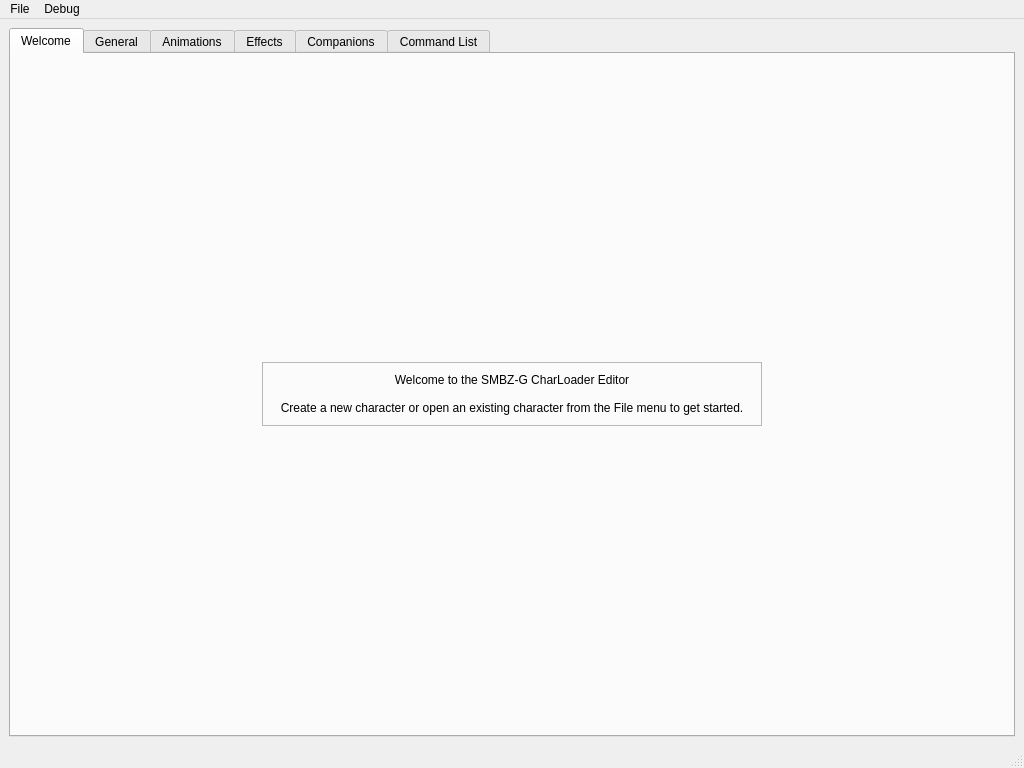
<?xml version="1.0" encoding="UTF-8"?>
<ui version="4.0">
 <class>MainWindow</class>
 <widget class="QMainWindow" name="MainWindow">
  <property name="geometry">
   <rect>
    <x>0</x>
    <y>0</y>
    <width>1024</width>
    <height>768</height>
   </rect>
  </property>
  <property name="windowTitle">
   <string>SMBZ-G CharLoader Editor</string>
  </property>
  <widget class="QWidget" name="centralwidget">
   <layout class="QVBoxLayout" name="verticalLayout_12">
    <item>
     <widget class="QTabWidget" name="tabWidget">
      <property name="currentIndex">
       <number>0</number>
      </property>
      <widget class="QWidget" name="tab_welcome">
       <attribute name="title">
        <string>Welcome</string>
       </attribute>
       <layout class="QVBoxLayout" name="verticalLayout_13">
        <item alignment="Qt::AlignHCenter">
         <widget class="QLabel" name="lbl_welcome">
          <property name="sizePolicy">
           <sizepolicy hsizetype="Fixed" vsizetype="Fixed">
            <horstretch>0</horstretch>
            <verstretch>0</verstretch>
           </sizepolicy>
          </property>
          <property name="minimumSize">
           <size>
            <width>500</width>
            <height>64</height>
           </size>
          </property>
          <property name="frameShape">
           <enum>QFrame::StyledPanel</enum>
          </property>
          <property name="text">
           <string>Welcome to the SMBZ-G CharLoader Editor

Create a new character or open an existing character from the File menu to get started.</string>
          </property>
          <property name="scaledContents">
           <bool>false</bool>
          </property>
          <property name="alignment">
           <set>Qt::AlignCenter</set>
          </property>
         </widget>
        </item>
       </layout>
      </widget>
      <widget class="QWidget" name="tab_general">
       <attribute name="title">
        <string>General</string>
       </attribute>
       <attribute name="toolTip">
        <string>General settings such as display name, offsets, scales and trail colors</string>
       </attribute>
       <layout class="QVBoxLayout" name="verticalLayout_2">
        <item>
         <layout class="QVBoxLayout" name="layout_tabGeneral" stretch="0,0,0,0,0,0">
          <property name="leftMargin">
           <number>0</number>
          </property>
          <property name="rightMargin">
           <number>0</number>
          </property>
          <item>
           <layout class="QHBoxLayout" name="layout_portraits">
            <property name="sizeConstraint">
             <enum>QLayout::SetDefaultConstraint</enum>
            </property>
            <item>
             <layout class="QVBoxLayout" name="verticalLayout_10">
              <item>
               <widget class="PortraitLabel" name="lbl_portrait">
                <property name="sizePolicy">
                 <sizepolicy hsizetype="Preferred" vsizetype="Fixed">
                  <horstretch>0</horstretch>
                  <verstretch>0</verstretch>
                 </sizepolicy>
                </property>
                <property name="toolTip">
                 <string>Character select portrait (Click to refresh)</string>
                </property>
                <property name="text">
                 <string/>
                </property>
                <property name="pixmap">
                 <pixmap>../images/default_portrait.png</pixmap>
                </property>
                <property name="scaledContents">
                 <bool>false</bool>
                </property>
                <property name="alignment">
                 <set>Qt::AlignCenter</set>
                </property>
               </widget>
              </item>
              <item>
               <widget class="QLabel" name="label_7">
                <property name="sizePolicy">
                 <sizepolicy hsizetype="Preferred" vsizetype="Fixed">
                  <horstretch>0</horstretch>
                  <verstretch>0</verstretch>
                 </sizepolicy>
                </property>
                <property name="toolTip">
                 <string>Character select portrait (Click to refresh)</string>
                </property>
                <property name="text">
                 <string>portrait.png</string>
                </property>
                <property name="alignment">
                 <set>Qt::AlignCenter</set>
                </property>
               </widget>
              </item>
             </layout>
            </item>
            <item>
             <layout class="QVBoxLayout" name="verticalLayout">
              <item>
               <widget class="PortraitLabel" name="lbl_battlePortrait">
                <property name="sizePolicy">
                 <sizepolicy hsizetype="Preferred" vsizetype="Maximum">
                  <horstretch>0</horstretch>
                  <verstretch>0</verstretch>
                 </sizepolicy>
                </property>
                <property name="toolTip">
                 <string>Ingame HUD portrait (Click to refresh)</string>
                </property>
                <property name="text">
                 <string/>
                </property>
                <property name="pixmap">
                 <pixmap>../images/default_portrait.png</pixmap>
                </property>
                <property name="scaledContents">
                 <bool>false</bool>
                </property>
                <property name="alignment">
                 <set>Qt::AlignCenter</set>
                </property>
               </widget>
              </item>
              <item>
               <widget class="QLabel" name="label_8">
                <property name="sizePolicy">
                 <sizepolicy hsizetype="Preferred" vsizetype="Fixed">
                  <horstretch>0</horstretch>
                  <verstretch>0</verstretch>
                 </sizepolicy>
                </property>
                <property name="toolTip">
                 <string>Ingame HUD portrait (Click to refresh)</string>
                </property>
                <property name="text">
                 <string>battleportrait.png</string>
                </property>
                <property name="alignment">
                 <set>Qt::AlignCenter</set>
                </property>
               </widget>
              </item>
             </layout>
            </item>
           </layout>
          </item>
          <item>
           <widget class="QLineEdit" name="lineEdit_displayName">
            <property name="sizePolicy">
             <sizepolicy hsizetype="Expanding" vsizetype="Fixed">
              <horstretch>0</horstretch>
              <verstretch>0</verstretch>
             </sizepolicy>
            </property>
            <property name="minimumSize">
             <size>
              <width>256</width>
              <height>0</height>
             </size>
            </property>
            <property name="toolTip">
             <string>The character name to show ingame</string>
            </property>
            <property name="alignment">
             <set>Qt::AlignCenter</set>
            </property>
            <property name="placeholderText">
             <string>Display name</string>
            </property>
           </widget>
          </item>
          <item>
           <layout class="QHBoxLayout" name="horizontalLayout_5">
            <item>
             <layout class="QVBoxLayout" name="verticalLayout_3">
              <item>
               <widget class="QLabel" name="label_9">
                <property name="sizePolicy">
                 <sizepolicy hsizetype="Fixed" vsizetype="Fixed">
                  <horstretch>0</horstretch>
                  <verstretch>0</verstretch>
                 </sizepolicy>
                </property>
                <property name="text">
                 <string>Character selection platform</string>
                </property>
               </widget>
              </item>
              <item>
               <widget class="QComboBox" name="combobox_platform">
                <property name="sizePolicy">
                 <sizepolicy hsizetype="Fixed" vsizetype="Fixed">
                  <horstretch>0</horstretch>
                  <verstretch>0</verstretch>
                 </sizepolicy>
                </property>
                <property name="minimumSize">
                 <size>
                  <width>192</width>
                  <height>0</height>
                 </size>
                </property>
                <item>
                 <property name="text">
                  <string>Super Mario World</string>
                 </property>
                </item>
                <item>
                 <property name="text">
                  <string>Doomship</string>
                 </property>
                </item>
                <item>
                 <property name="text">
                  <string>Yoshi's Island</string>
                 </property>
                </item>
                <item>
                 <property name="text">
                  <string>Goomba</string>
                 </property>
                </item>
                <item>
                 <property name="text">
                  <string>Underground Maze</string>
                 </property>
                </item>
               </widget>
              </item>
             </layout>
            </item>
            <item>
             <widget class="QCheckBox" name="checkbox_unbalanced">
              <property name="sizePolicy">
               <sizepolicy hsizetype="Fixed" vsizetype="Fixed">
                <horstretch>0</horstretch>
                <verstretch>0</verstretch>
               </sizepolicy>
              </property>
              <property name="text">
               <string>Unbalanced</string>
              </property>
             </widget>
            </item>
           </layout>
          </item>
          <item>
           <widget class="QGroupBox" name="groupbox_os">
            <property name="title">
             <string>Offsets and scales</string>
            </property>
            <layout class="QHBoxLayout" name="horizontalLayout_6">
             <item>
              <widget class="QGroupBox" name="groupbox_os_charselect">
               <property name="title">
                <string>Character select</string>
               </property>
               <layout class="QVBoxLayout" name="verticalLayout_6">
                <item>
                 <widget class="QLabel" name="label">
                  <property name="sizePolicy">
                   <sizepolicy hsizetype="Preferred" vsizetype="Fixed">
                    <horstretch>0</horstretch>
                    <verstretch>0</verstretch>
                   </sizepolicy>
                  </property>
                  <property name="text">
                   <string>Offset X / Y</string>
                  </property>
                 </widget>
                </item>
                <item>
                 <layout class="QHBoxLayout" name="horizontalLayout_11">
                  <item>
                   <widget class="QDoubleSpinBox" name="spinbox_offsetX_charselect">
                    <property name="sizePolicy">
                     <sizepolicy hsizetype="Minimum" vsizetype="Fixed">
                      <horstretch>0</horstretch>
                      <verstretch>0</verstretch>
                     </sizepolicy>
                    </property>
                    <property name="decimals">
                     <number>3</number>
                    </property>
                    <property name="minimum">
                     <double>-1000.000000000000000</double>
                    </property>
                    <property name="maximum">
                     <double>1000.000000000000000</double>
                    </property>
                    <property name="singleStep">
                     <double>0.100000000000000</double>
                    </property>
                   </widget>
                  </item>
                  <item>
                   <widget class="QDoubleSpinBox" name="spinbox_offsetY_charselect">
                    <property name="decimals">
                     <number>3</number>
                    </property>
                    <property name="minimum">
                     <double>-1000.000000000000000</double>
                    </property>
                    <property name="maximum">
                     <double>1000.000000000000000</double>
                    </property>
                    <property name="singleStep">
                     <double>0.100000000000000</double>
                    </property>
                   </widget>
                  </item>
                 </layout>
                </item>
                <item>
                 <widget class="QLabel" name="label_2">
                  <property name="sizePolicy">
                   <sizepolicy hsizetype="Preferred" vsizetype="Fixed">
                    <horstretch>0</horstretch>
                    <verstretch>0</verstretch>
                   </sizepolicy>
                  </property>
                  <property name="text">
                   <string>Scale</string>
                  </property>
                 </widget>
                </item>
                <item>
                 <widget class="QDoubleSpinBox" name="spinbox_scale_charselect">
                  <property name="decimals">
                   <number>3</number>
                  </property>
                  <property name="singleStep">
                   <double>0.100000000000000</double>
                  </property>
                  <property name="value">
                   <double>1.000000000000000</double>
                  </property>
                 </widget>
                </item>
               </layout>
              </widget>
             </item>
             <item>
              <widget class="QGroupBox" name="groupbox_os_charselect_2">
               <property name="title">
                <string>Results screen</string>
               </property>
               <layout class="QVBoxLayout" name="verticalLayout_4">
                <item>
                 <widget class="QLabel" name="label_4">
                  <property name="sizePolicy">
                   <sizepolicy hsizetype="Preferred" vsizetype="Fixed">
                    <horstretch>0</horstretch>
                    <verstretch>0</verstretch>
                   </sizepolicy>
                  </property>
                  <property name="text">
                   <string>Offset X / Y</string>
                  </property>
                 </widget>
                </item>
                <item>
                 <layout class="QHBoxLayout" name="horizontalLayout_12">
                  <item>
                   <widget class="QDoubleSpinBox" name="spinbox_offsetX_results">
                    <property name="sizePolicy">
                     <sizepolicy hsizetype="Minimum" vsizetype="Fixed">
                      <horstretch>0</horstretch>
                      <verstretch>0</verstretch>
                     </sizepolicy>
                    </property>
                    <property name="decimals">
                     <number>3</number>
                    </property>
                    <property name="minimum">
                     <double>-1000.000000000000000</double>
                    </property>
                    <property name="maximum">
                     <double>1000.000000000000000</double>
                    </property>
                    <property name="singleStep">
                     <double>0.100000000000000</double>
                    </property>
                   </widget>
                  </item>
                  <item>
                   <widget class="QDoubleSpinBox" name="spinbox_offsetY_results">
                    <property name="decimals">
                     <number>3</number>
                    </property>
                    <property name="minimum">
                     <double>-1000.000000000000000</double>
                    </property>
                    <property name="maximum">
                     <double>1000.000000000000000</double>
                    </property>
                    <property name="singleStep">
                     <double>0.100000000000000</double>
                    </property>
                   </widget>
                  </item>
                 </layout>
                </item>
                <item>
                 <widget class="QLabel" name="label_3">
                  <property name="sizePolicy">
                   <sizepolicy hsizetype="Preferred" vsizetype="Fixed">
                    <horstretch>0</horstretch>
                    <verstretch>0</verstretch>
                   </sizepolicy>
                  </property>
                  <property name="text">
                   <string>Scale</string>
                  </property>
                 </widget>
                </item>
                <item>
                 <widget class="QDoubleSpinBox" name="spinbox_scale_results">
                  <property name="sizePolicy">
                   <sizepolicy hsizetype="Minimum" vsizetype="Fixed">
                    <horstretch>0</horstretch>
                    <verstretch>0</verstretch>
                   </sizepolicy>
                  </property>
                  <property name="decimals">
                   <number>3</number>
                  </property>
                  <property name="singleStep">
                   <double>0.100000000000000</double>
                  </property>
                  <property name="value">
                   <double>1.000000000000000</double>
                  </property>
                 </widget>
                </item>
               </layout>
              </widget>
             </item>
             <item>
              <widget class="QGroupBox" name="groupbox_os_charselect_3">
               <property name="title">
                <string>Ingame</string>
               </property>
               <layout class="QVBoxLayout" name="verticalLayout_5">
                <item>
                 <widget class="QLabel" name="label_6">
                  <property name="sizePolicy">
                   <sizepolicy hsizetype="Preferred" vsizetype="Fixed">
                    <horstretch>0</horstretch>
                    <verstretch>0</verstretch>
                   </sizepolicy>
                  </property>
                  <property name="text">
                   <string>Offset X / Y</string>
                  </property>
                 </widget>
                </item>
                <item>
                 <layout class="QHBoxLayout" name="horizontalLayout_13">
                  <item>
                   <widget class="QDoubleSpinBox" name="spinbox_offsetX_ingame">
                    <property name="sizePolicy">
                     <sizepolicy hsizetype="Minimum" vsizetype="Fixed">
                      <horstretch>0</horstretch>
                      <verstretch>0</verstretch>
                     </sizepolicy>
                    </property>
                    <property name="decimals">
                     <number>3</number>
                    </property>
                    <property name="minimum">
                     <double>-1000.000000000000000</double>
                    </property>
                    <property name="maximum">
                     <double>1000.000000000000000</double>
                    </property>
                    <property name="singleStep">
                     <double>0.100000000000000</double>
                    </property>
                   </widget>
                  </item>
                  <item>
                   <widget class="QDoubleSpinBox" name="spinbox_offsetY_ingame">
                    <property name="decimals">
                     <number>3</number>
                    </property>
                    <property name="minimum">
                     <double>-1000.000000000000000</double>
                    </property>
                    <property name="maximum">
                     <double>1000.000000000000000</double>
                    </property>
                    <property name="singleStep">
                     <double>0.100000000000000</double>
                    </property>
                   </widget>
                  </item>
                 </layout>
                </item>
                <item>
                 <widget class="QLabel" name="label_5">
                  <property name="sizePolicy">
                   <sizepolicy hsizetype="Preferred" vsizetype="Fixed">
                    <horstretch>0</horstretch>
                    <verstretch>0</verstretch>
                   </sizepolicy>
                  </property>
                  <property name="text">
                   <string>Scale</string>
                  </property>
                 </widget>
                </item>
                <item>
                 <widget class="QDoubleSpinBox" name="spinbox_scale_ingame">
                  <property name="sizePolicy">
                   <sizepolicy hsizetype="Minimum" vsizetype="Fixed">
                    <horstretch>0</horstretch>
                    <verstretch>0</verstretch>
                   </sizepolicy>
                  </property>
                  <property name="decimals">
                   <number>3</number>
                  </property>
                  <property name="singleStep">
                   <double>0.100000000000000</double>
                  </property>
                  <property name="value">
                   <double>1.000000000000000</double>
                  </property>
                 </widget>
                </item>
               </layout>
              </widget>
             </item>
            </layout>
           </widget>
          </item>
          <item>
           <widget class="QGroupBox" name="groupbox_colors">
            <property name="title">
             <string>Colors</string>
            </property>
            <layout class="QHBoxLayout" name="horizontalLayout_8">
             <item>
              <widget class="QGroupBox" name="groupBox_3">
               <property name="sizePolicy">
                <sizepolicy hsizetype="Expanding" vsizetype="Preferred">
                 <horstretch>0</horstretch>
                 <verstretch>0</verstretch>
                </sizepolicy>
               </property>
               <property name="title">
                <string>Movement Rush trail</string>
               </property>
               <layout class="QHBoxLayout" name="horizontalLayout">
                <item>
                 <widget class="QGroupBox" name="groupBox">
                  <property name="sizePolicy">
                   <sizepolicy hsizetype="Fixed" vsizetype="Fixed">
                    <horstretch>0</horstretch>
                    <verstretch>0</verstretch>
                   </sizepolicy>
                  </property>
                  <property name="title">
                   <string>Primary</string>
                  </property>
                  <layout class="QHBoxLayout" name="horizontalLayout_9">
                   <item>
                    <widget class="ColorGraphicsView" name="view_primaryColor"/>
                   </item>
                  </layout>
                 </widget>
                </item>
                <item>
                 <widget class="QGroupBox" name="groupBox_2">
                  <property name="sizePolicy">
                   <sizepolicy hsizetype="Fixed" vsizetype="Fixed">
                    <horstretch>0</horstretch>
                    <verstretch>0</verstretch>
                   </sizepolicy>
                  </property>
                  <property name="title">
                   <string>Secondary</string>
                  </property>
                  <layout class="QHBoxLayout" name="horizontalLayout_10">
                   <item>
                    <widget class="ColorGraphicsView" name="view_secondaryColor">
                     <property name="sizePolicy">
                      <sizepolicy hsizetype="Fixed" vsizetype="Fixed">
                       <horstretch>0</horstretch>
                       <verstretch>0</verstretch>
                      </sizepolicy>
                     </property>
                    </widget>
                   </item>
                  </layout>
                 </widget>
                </item>
               </layout>
              </widget>
             </item>
             <item>
              <widget class="QGroupBox" name="groupBox_4">
               <property name="title">
                <string>Alternate color</string>
               </property>
               <layout class="QVBoxLayout" name="verticalLayout_14">
                <item>
                 <layout class="QHBoxLayout" name="horizontalLayout_2">
                  <item>
                   <widget class="QLabel" name="lbl_hue">
                    <property name="sizePolicy">
                     <sizepolicy hsizetype="Expanding" vsizetype="Preferred">
                      <horstretch>0</horstretch>
                      <verstretch>0</verstretch>
                     </sizepolicy>
                    </property>
                    <property name="text">
                     <string>Hue</string>
                    </property>
                   </widget>
                  </item>
                  <item>
                   <widget class="QSlider" name="slider_hue">
                    <property name="minimum">
                     <number>-200</number>
                    </property>
                    <property name="maximum">
                     <number>200</number>
                    </property>
                    <property name="orientation">
                     <enum>Qt::Horizontal</enum>
                    </property>
                    <property name="tickPosition">
                     <enum>QSlider::TicksAbove</enum>
                    </property>
                    <property name="tickInterval">
                     <number>20</number>
                    </property>
                   </widget>
                  </item>
                 </layout>
                </item>
                <item>
                 <layout class="QHBoxLayout" name="horizontalLayout_3">
                  <item>
                   <widget class="QLabel" name="lbl_saturation">
                    <property name="sizePolicy">
                     <sizepolicy hsizetype="Expanding" vsizetype="Preferred">
                      <horstretch>0</horstretch>
                      <verstretch>0</verstretch>
                     </sizepolicy>
                    </property>
                    <property name="text">
                     <string>Saturation</string>
                    </property>
                   </widget>
                  </item>
                  <item>
                   <widget class="QSlider" name="slider_saturation">
                    <property name="minimum">
                     <number>-200</number>
                    </property>
                    <property name="maximum">
                     <number>200</number>
                    </property>
                    <property name="orientation">
                     <enum>Qt::Horizontal</enum>
                    </property>
                    <property name="tickPosition">
                     <enum>QSlider::TicksAbove</enum>
                    </property>
                    <property name="tickInterval">
                     <number>20</number>
                    </property>
                   </widget>
                  </item>
                 </layout>
                </item>
                <item>
                 <layout class="QHBoxLayout" name="horizontalLayout_4">
                  <item>
                   <widget class="QLabel" name="lbl_contrast">
                    <property name="sizePolicy">
                     <sizepolicy hsizetype="Expanding" vsizetype="Preferred">
                      <horstretch>0</horstretch>
                      <verstretch>0</verstretch>
                     </sizepolicy>
                    </property>
                    <property name="text">
                     <string>Contrast</string>
                    </property>
                   </widget>
                  </item>
                  <item>
                   <widget class="QSlider" name="slider_contrast">
                    <property name="minimum">
                     <number>-200</number>
                    </property>
                    <property name="maximum">
                     <number>200</number>
                    </property>
                    <property name="orientation">
                     <enum>Qt::Horizontal</enum>
                    </property>
                    <property name="tickPosition">
                     <enum>QSlider::TicksAbove</enum>
                    </property>
                    <property name="tickInterval">
                     <number>20</number>
                    </property>
                   </widget>
                  </item>
                 </layout>
                </item>
               </layout>
              </widget>
             </item>
            </layout>
           </widget>
          </item>
          <item>
           <widget class="QPushButton" name="btn_openFolder">
            <property name="text">
             <string>Open custom character folder</string>
            </property>
           </widget>
          </item>
         </layout>
        </item>
       </layout>
      </widget>
      <widget class="CharacterAnimatorWidget" name="tab_anims">
       <attribute name="title">
        <string>Animations</string>
       </attribute>
       <attribute name="toolTip">
        <string>Edit animations for your base character</string>
       </attribute>
      </widget>
      <widget class="EffectAnimatorWidget" name="tab_effects">
       <attribute name="title">
        <string>Effects</string>
       </attribute>
       <attribute name="toolTip">
        <string>Custom particle effects that your character can use with CharLoader's CustomEffectSprite</string>
       </attribute>
      </widget>
      <widget class="CompanionAnimatorWidget" name="tab_companions">
       <attribute name="title">
        <string>Companions</string>
       </attribute>
       <attribute name="toolTip">
        <string>Extra characters that exist alongside your character, such as NPCs, or transformations for the base character</string>
       </attribute>
      </widget>
      <widget class="QWidget" name="tab_cmdlist">
       <attribute name="title">
        <string>Command List</string>
       </attribute>
       <attribute name="toolTip">
        <string>Design for your character's command list menu</string>
       </attribute>
       <layout class="QVBoxLayout" name="verticalLayout_9">
        <item>
         <widget class="QScrollArea" name="cmdlist_scrollArea">
          <property name="widgetResizable">
           <bool>true</bool>
          </property>
          <widget class="QWidget" name="cmdlist_scrollContents">
           <property name="geometry">
            <rect>
             <x>0</x>
             <y>0</y>
             <width>980</width>
             <height>18</height>
            </rect>
           </property>
           <property name="sizePolicy">
            <sizepolicy hsizetype="Preferred" vsizetype="Fixed">
             <horstretch>0</horstretch>
             <verstretch>0</verstretch>
            </sizepolicy>
           </property>
           <layout class="QVBoxLayout" name="verticalLayout_11"/>
          </widget>
         </widget>
        </item>
        <item>
         <widget class="QPushButton" name="btn_addCmd">
          <property name="sizePolicy">
           <sizepolicy hsizetype="Preferred" vsizetype="Fixed">
            <horstretch>0</horstretch>
            <verstretch>0</verstretch>
           </sizepolicy>
          </property>
          <property name="layoutDirection">
           <enum>Qt::LeftToRight</enum>
          </property>
          <property name="text">
           <string>Add...</string>
          </property>
         </widget>
        </item>
       </layout>
      </widget>
     </widget>
    </item>
   </layout>
  </widget>
  <widget class="QMenuBar" name="menubar">
   <property name="geometry">
    <rect>
     <x>0</x>
     <y>0</y>
     <width>1024</width>
     <height>21</height>
    </rect>
   </property>
   <widget class="QMenu" name="menuFile">
    <property name="title">
     <string>File</string>
    </property>
    <addaction name="actionNew"/>
    <addaction name="actionOpen"/>
    <addaction name="actionSave"/>
    <addaction name="actionSaveAs"/>
    <addaction name="separator"/>
    <addaction name="actionQuit"/>
   </widget>
   <widget class="QMenu" name="menuDebug">
    <property name="title">
     <string>Debug</string>
    </property>
    <addaction name="actionPrintJson"/>
   </widget>
   <addaction name="menuFile"/>
   <addaction name="menuDebug"/>
  </widget>
  <widget class="QStatusBar" name="statusbar"/>
  <action name="actionNew">
   <property name="text">
    <string>New</string>
   </property>
   <property name="shortcut">
    <string>Ctrl+N</string>
   </property>
   <property name="shortcutVisibleInContextMenu">
    <bool>true</bool>
   </property>
  </action>
  <action name="actionOpen">
   <property name="text">
    <string>Open</string>
   </property>
   <property name="shortcut">
    <string>Ctrl+O</string>
   </property>
   <property name="shortcutVisibleInContextMenu">
    <bool>true</bool>
   </property>
  </action>
  <action name="actionSave">
   <property name="enabled">
    <bool>false</bool>
   </property>
   <property name="text">
    <string>Save</string>
   </property>
   <property name="shortcut">
    <string>Ctrl+S</string>
   </property>
   <property name="shortcutVisibleInContextMenu">
    <bool>true</bool>
   </property>
  </action>
  <action name="actionQuit">
   <property name="text">
    <string>Quit</string>
   </property>
  </action>
  <action name="actionSaveAs">
   <property name="enabled">
    <bool>false</bool>
   </property>
   <property name="text">
    <string>Save as</string>
   </property>
   <property name="shortcut">
    <string>Ctrl+Alt+S</string>
   </property>
  </action>
  <action name="actionPrintJson">
   <property name="text">
    <string>Print json to console</string>
   </property>
  </action>
 </widget>
 <customwidgets>
  <customwidget>
   <class>PortraitLabel</class>
   <extends>QLabel</extends>
   <header>portraitlabel</header>
  </customwidget>
  <customwidget>
   <class>ColorGraphicsView</class>
   <extends>QGraphicsView</extends>
   <header>colorgraphicsview</header>
  </customwidget>
  <customwidget>
   <class>CharacterAnimatorWidget</class>
   <extends>QWidget</extends>
   <header>animatorwidgets</header>
   <container>1</container>
  </customwidget>
  <customwidget>
   <class>EffectAnimatorWidget</class>
   <extends>QWidget</extends>
   <header>animatorwidgets</header>
   <container>1</container>
  </customwidget>
  <customwidget>
   <class>CompanionAnimatorWidget</class>
   <extends>QWidget</extends>
   <header>animatorwidgets</header>
   <container>1</container>
  </customwidget>
 </customwidgets>
 <resources/>
 <connections/>
 <slots>
  <slot>slot1()</slot>
 </slots>
</ui>
